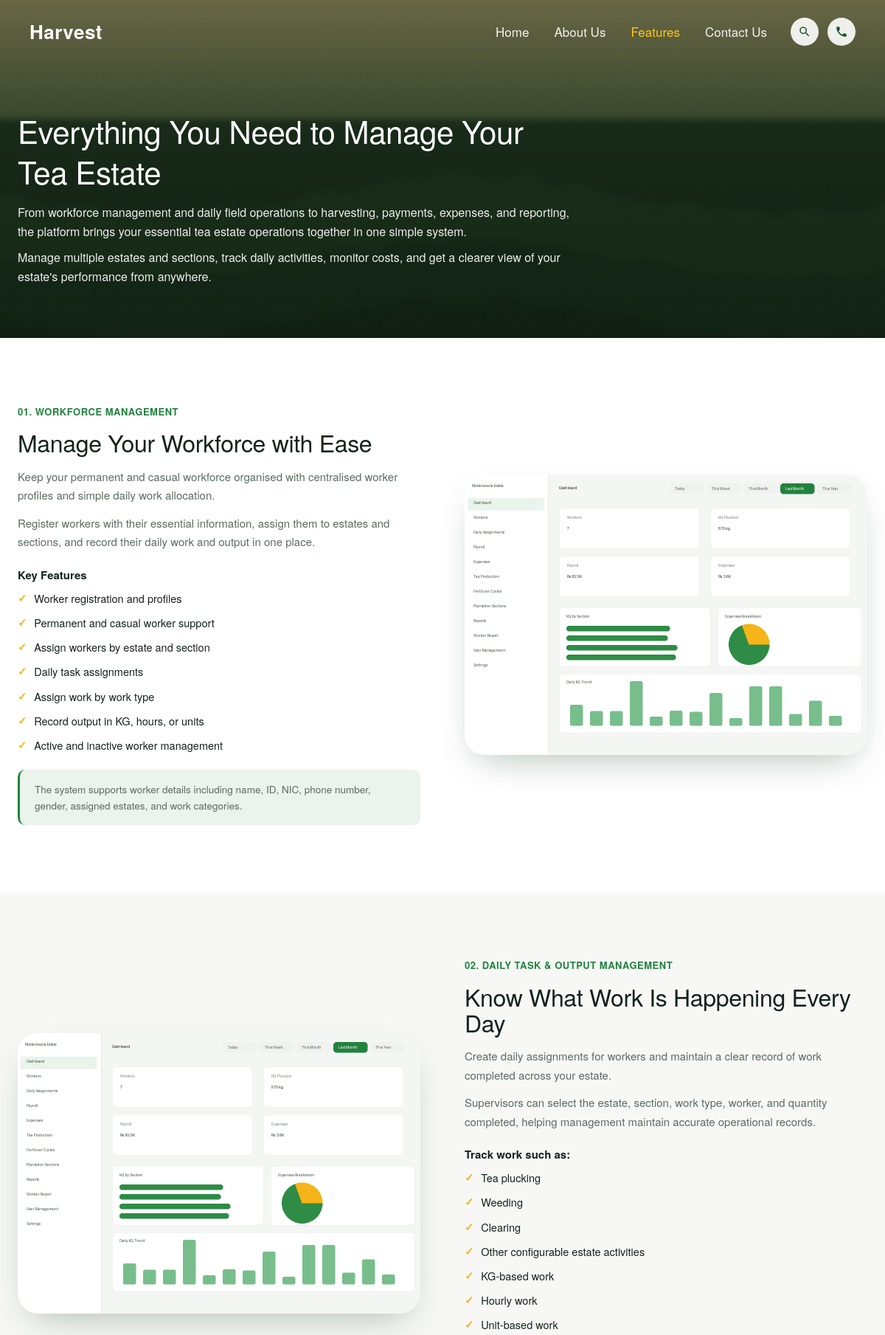
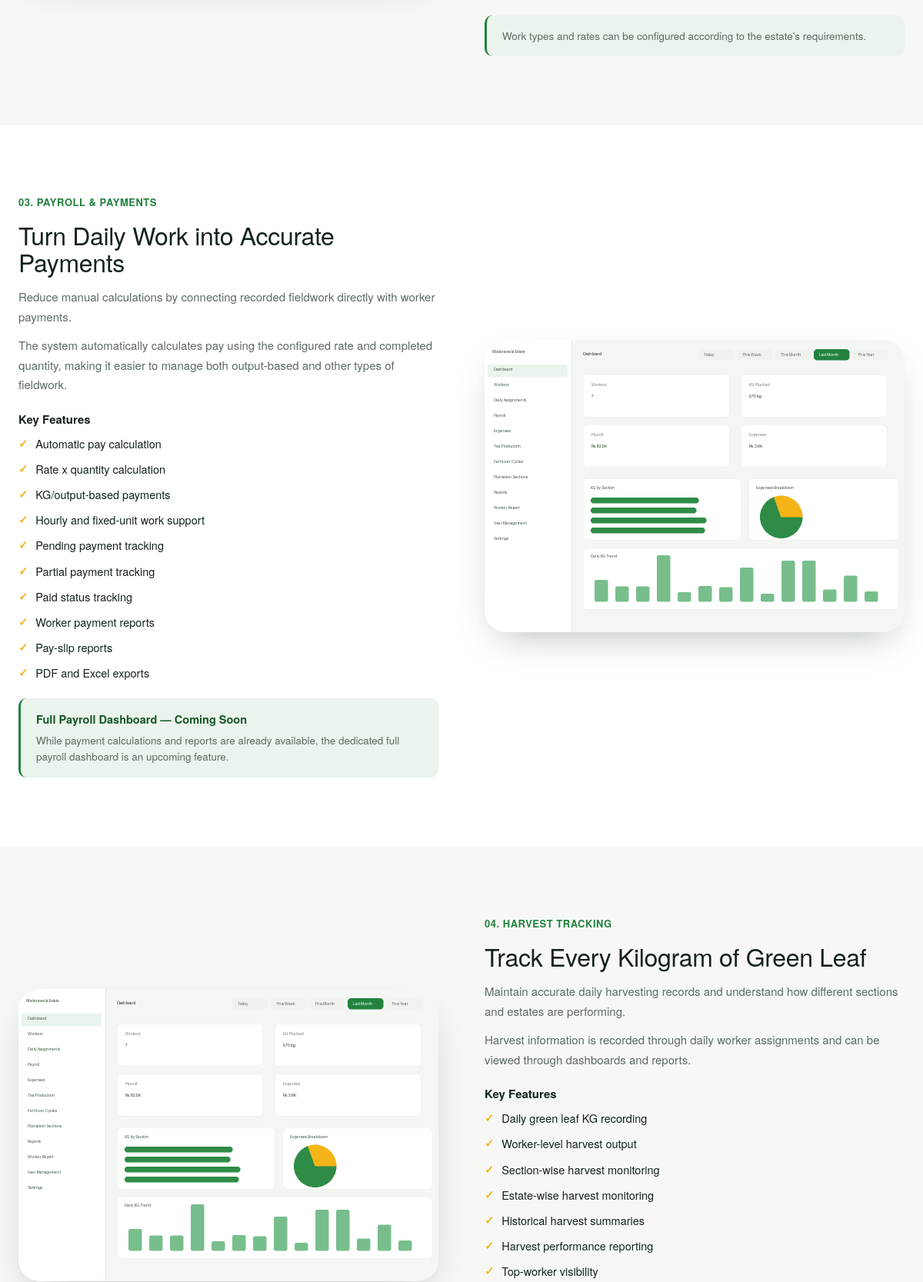
The page /features.php (upper part) on the database its author committed (2 pictures, top to bottom).
### tables this page shows
CREATE TABLE IF NOT EXISTS `feature_sections` (
  `id` INT(11) NOT NULL AUTO_INCREMENT,
  `kicker` VARCHAR(150) DEFAULT NULL,
  `title` VARCHAR(255) NOT NULL,
  `intro` TEXT DEFAULT NULL,
  `body` TEXT DEFAULT NULL,
  `list1_heading` VARCHAR(150) DEFAULT NULL,
  `list1_items` TEXT DEFAULT NULL,
  `list2_heading` VARCHAR(150) DEFAULT NULL,
  `list2_items` TEXT DEFAULT NULL,
  `note` TEXT DEFAULT NULL,
  `image` VARCHAR(255) DEFAULT NULL,
  `sort_order` INT(11) NOT NULL DEFAULT 0,
  `is_active` TINYINT(1) NOT NULL DEFAULT 1,
  PRIMARY KEY (`id`)
);

### includes/functions.php (called while the page is built, shortened)
<?php
require_once __DIR__ . '/config.php';
function get_settings(): array
{
    global $pdo;
    static $cache = null;
    if ($cache !== null) {
        return $cache;
    }
    $cache = [];
    $rows = $pdo->query("SELECT setting_key, setting_value FROM settings")->fetchAll();
    foreach ($rows as $row) {
        $cache[$row['setting_key']] = $row['setting_value'];
    }
    return $cache;
}
function setting(string $key, string $default = ''): string
{
    $settings = get_settings();
    return isset($settings[$key]) && $settings[$key] !== '' ? $settings[$key] : $default;
}
function e(?string $value): string
{
    return htmlspecialchars((string)$value, ENT_QUOTES, 'UTF-8');
}
function resolve_image_url(string $value, string $fallback = ''): string
{
    if ($value === '') {
        return $fallback;
    }
    return UPLOAD_URL . ltrim($value, '/');
}
function image_url(string $key, string $fallback = ''): string
{
    return resolve_image_url(setting($key, ''), $fallback);
}
function get_feature_sections(): array
{
    global $pdo;
    return $pdo->query(
        "SELECT * FROM feature_sections WHERE is_active = 1 ORDER BY sort_order ASC, id ASC"
    )->fetchAll();
}
    ?>

### includes/maintenance-gate.php (called while the page is built, shortened)
<?php
if (setting('maintenance_mode') === '1' && empty($_SESSION['admin_id'])) {
    http_response_code(503);
    header('Retry-After: 3600');
    $mTitle = setting('maintenance_title', 'We\'ll be right back');
    $mMsg   = setting('maintenance_message', 'We\'re currently performing scheduled maintenance. Please check back shortly.');
    $mBrand = setting('brand_name', 'Harvest');
    ?>
<!DOCTYPE html>
<html lang="en">
<head>
<meta charset="UTF-8">
<meta name="viewport" content="width=device-width, initial-scale=1.0">
<title><?= e($mTitle) ?> — <?= e($mBrand) ?></title>
<style>
  * { margin: 0; padding: 0; box-sizing: border-box; }
  body {
    min-height: 100vh; display: flex; align-items: center; justify-content: center;
    background: #0f3d1e; color: #fff; font-family: "Helvetica Neue", Helvetica, Arial, sans-serif; text-align: center; padding: 24px;
  }
  .m-box { max-width: 480px; }
  .m-brand { font-family: "Helvetica Neue", Helvetica, Arial, sans-serif; font-weight: 600; font-size: 22px; margin-bottom: 28px; color: #f5b418; }
  h1 { font-family: "Helvetica Neue", Helvetica, Arial, sans-serif; font-weight: 300; font-size: 32px; margin-bottom: 14px; }
  p { font-size: 15px; line-height: 1.6; color: #d7e2da; }
</style>
</head>
<body>
  <div class="m-box">
    <div class="m-brand"><?= e($mBrand) ?> Pro</div>
    <h1><?= e($mTitle) ?></h1>
    <p><?= nl2br_e($mMsg) ?></p>
  </div>
</body>
</html>
<?php
    exit;
}

### features.php (the view, shortened to what this page needs)
<?php
require_once __DIR__ . '/includes/functions.php';
require_once __DIR__ . '/includes/maintenance-gate.php';
$fpTitle  = setting('features_page_title', 'Everything You Need to Manage Your Tea Estate');
$fpPara1  = setting('features_page_para_1', '');
$fpPara2  = setting('features_page_para_2', '');
$fpBanner = image_url('features_page_bg_image', 'assets/images/hero-bg.jpg');
$sections = get_feature_sections();
?>
<!DOCTYPE html>
<html lang="en">
<head>
<link rel="stylesheet" href="assets/css/style.css?v=1.0">
</head>
<body>
<?php $activeNav = 'features'; require __DIR__ . '/includes/site-nav.php'; ?>
<header class="page-banner" style="background-image:linear-gradient(rgba(10,20,12,.5),rgba(10,20,12,.68)),url('<?= e($fpBanner) ?>');">
  <div class="container">
    <div class="page-banner-inner" style="max-width:760px;">
      <h1><?= e($fpTitle) ?></h1>
      <?php if ($fpPara1): ?><p><?= e($fpPara1) ?></p><?php endif; ?>
      <?php if ($fpPara2): ?><p style="margin-top:10px;"><?= e($fpPara2) ?></p><?php endif; ?>
    </div>
  </div>
</header>
<div class="feature-rows">
  <?php foreach ($sections as $i => $s):
      $img = resolve_image_url($s['image'] ?? '', 'assets/images/dashboard.png');
      $list1Items = array_filter(array_map('trim', explode("\n", $s['list1_items'] ?? '')));
      $list2Items = array_filter(array_map('trim', explode("\n", $s['list2_items'] ?? '')));
      $noteParts  = $s['note'] ? explode('|', $s['note'], 2) : [];
  ?>
    <section class="feature-row section">
      <div class="container feature-row-inner">
        <div class="feature-text">
          <?php if (!empty($s['kicker'])): ?>
            <span class="feature-kicker"><?= e(sprintf('%02d.', $i + 1)) ?> <?= e($s['kicker']) ?></span>
          <?php endif; ?>
          <h2><?= e($s['title']) ?></h2>
          <?php if (!empty($s['intro'])): ?><p><?= e($s['intro']) ?></p><?php endif; ?>
          <?php if (!empty($s['body'])): ?><p><?= e($s['body']) ?></p><?php endif; ?>
          <?php if ($list1Items): ?>
            <?php if (!empty($s['list1_heading'])): ?><h4 class="feature-list-heading"><?= e($s['list1_heading']) ?></h4><?php endif; ?>
            <ul class="feature-list">
              <?php foreach ($list1Items as $item): ?><li><span class="tick">&#10003;</span> <?= e($item) ?></li><?php endforeach; ?>
            </ul>
          <?php endif; ?>
          <?php if ($list2Items): ?>
            <ul class="feature-list">
              <?php foreach ($list2Items as $item): ?><li><span class="tick">&#10003;</span> <?= e($item) ?></li><?php endforeach; ?>
            </ul>
          <?php endif; ?>
          <?php if ($noteParts): ?>
            <div class="feature-note">
              <?php if (count($noteParts) > 1): ?>
                <strong><?= e(trim($noteParts[0])) ?></strong><?= e(trim($noteParts[1])) ?>
              <?php else: ?>
                <?= e(trim($noteParts[0])) ?>
              <?php endif; ?>
            </div>
          <?php endif; ?>
        </div>
        <div class="feature-media" style="background-image:url('<?= e($img) ?>');"></div>
      </div>
    </section>
  <?php endforeach; ?>
</div>
<?php require __DIR__ . '/includes/site-footer.php'; ?>

### assets/css/style.css (style rules this page uses)
:root { --green-900: #0f3d1e; --green-800: #14562a; --green-700: #1c6b34; --green-600: #22823f; --green-500: #2f9d4e; --green-050: #eaf3ec; --gold: #f5b418; --gold-soft: #f6c243; --ink: #14231a; --muted: #5c6b60; --line: #e3e8e3; --white: #ffffff; --cream: #f7f8f6; --radius: 18px; --radius-lg: 28px; --shadow: 0 20px 50px -20px rgba(15, 45, 25, .35); --maxw: 1200px; }
* { margin: 0; padding: 0; box-sizing: border-box; }
html { scroll-behavior: smooth; }
body { font-family: "Helvetica Neue", Helvetica, Arial, sans-serif; color: var(--ink); background: var(--white); line-height: 1.6; overflow-x: hidden; }
h1, h2, h3, h4, h5, h6 { font-family: "Helvetica Neue", Helvetica, Arial, sans-serif; font-weight: 300; }
ul { list-style: none; }
.container { width: 100%; max-width: var(--maxw); margin: 0 auto; padding: 0 24px; }
.section { padding: 90px 0; }
.hero-title, .why-heading, .features-title, .how-title, .cta-title, .page-banner h1, .feature-text h2, .about-story-panel h2, .partners-head h2, .why-choose-title, .contact-form-inner h2 { line-height: 1.08; letter-spacing: -.01em; }
.page-banner { background-size: cover; background-position: center; color: #fff; padding: 150px 0 70px; }
.page-banner-inner { max-width: 700px; text-align: left; }
.page-banner h1 { font-size: 42px; line-height: 1.3; margin-bottom: 16px; }
.page-banner p { opacity: .92; font-size: 16px; }
.feature-row:nth-of-type(even) { background: var(--cream); }
.feature-row-inner { display: grid; grid-template-columns: 1fr 1fr; gap: 60px; align-items: center; }
.feature-row:nth-of-type(even) .feature-media { order: -1; }
.feature-kicker { display: block; color: var(--green-600); font-weight: 600; font-size: 13px; letter-spacing: .04em; text-transform: uppercase; margin-bottom: 14px; }
.feature-text h2 { font-size: 32px; margin-bottom: 16px; }
.feature-text p { color: var(--muted); font-size: 15px; line-height: 1.7; margin-bottom: 12px; }
.feature-list-heading { font-size: 15px; font-weight: 600; color: var(--ink); margin: 20px 0 8px; }
.feature-list { list-style: none; margin: 6px 0 0; padding: 0; }
.feature-list li { display: flex; align-items: flex-start; gap: 10px; font-size: 14.5px; color: var(--ink); margin-bottom: 10px; }
.feature-list .tick { color: var(--gold); font-weight: 700; flex-shrink: 0; }
.feature-note { margin-top: 22px; padding: 16px 20px; background: var(--green-050); border-left: 3px solid var(--green-600); border-radius: 10px; font-size: 13.5px; color: var(--muted); line-height: 1.6; }
.feature-note strong { display: block; color: var(--green-800); font-size: 14.5px; margin-bottom: 4px; }
.feature-media { border-radius: var(--radius-lg); background-size: cover; background-position: center; min-height: 380px; box-shadow: var(--shadow); }

### rows shown on the page
feature_sections: i "01.", kicker "WORKFORCE MANAGEMENT", title "Manage Your Workforce with Ease", intro "Keep your permanent and casual workforce organised with centralised worker profiles and simple daily work allocation.", body "Register workers with their essential information, assign them to estates and sections, and record their daily work and output in one place.", list1_heading "Key Features", list1_items "Worker registration and profiles", list1_items "Permanent and casual worker support", list1_items "Assign workers by estate and section", list1_items "Daily task assignments", list1_items "Assign work by work type", list1_items "Record output in KG, hours, or units", list1_items "Active and inactive worker management", note "The system supports worker details including name, ID, NIC, phone number, gender, assigned estates, and work categories."
feature_sections: i "02.", kicker "DAILY TASK & OUTPUT MANAGEMENT", title "Know What Work Is Happening Every Day", intro "Create daily assignments for workers and maintain a clear record of work completed across your estate.", body "Supervisors can select the estate, section, work type, worker, and quantity completed, helping management maintain accurate operational records.", list1_heading "Track work such as:", list1_items "Tea plucking", list1_items "Weeding", list1_items "Clearing", list1_items "Other configurable estate activities", list2_items "KG-based work", list2_items "Hourly work", list2_items "Unit-based work", note "Work types and rates can be configured according to the estate's requirements."
feature_sections: i "03.", kicker "PAYROLL & PAYMENTS", title "Turn Daily Work into Accurate Payments", intro "Reduce manual calculations by connecting recorded fieldwork directly with worker payments.", body "The system automatically calculates pay using the configured rate and completed quantity, making it easier to manage both output-based and other types of fieldwork.", list1_heading "Key Features", list1_items "Automatic pay calculation", list1_items "Rate x quantity calculation", list1_items "KG/output-based payments", list1_items "Hourly and fixed-unit work support", list1_items "Pending payment tracking", list1_items "Partial payment tracking", list1_items "Paid status tracking", list1_items "Worker payment reports", list1_items "Pay-slip reports", list1_items "PDF and Excel exports", note "Full Payroll Dashboard — Coming Soon", note "While payment calculations and reports are already available, the dedicated full payroll dashboard is an upcoming feature."
feature_sections: i "04.", kicker "HARVEST TRACKING", title "Track Every Kilogram of Green Leaf", intro "Maintain accurate daily harvesting records and understand how different sections and estates are performing.", body "Harvest information is recorded through daily worker assignments and can be viewed through dashboards and reports.", list1_heading "Key Features", list1_items "Daily green leaf KG recording", list1_items "Worker-level harvest output", list1_items "Section-wise harvest monitoring", list1_items "Estate-wise harvest monitoring", list1_items "Historical harvest summaries", list1_items "Harvest performance reporting", list1_items "Top-worker visibility"

### other values the page prints
$brandName "Harvest"
$fpTitle "Everything You Need to Manage Your Tea Estate"
$fpPara1 "From workforce management and daily field operations to harvesting, payments, expenses, and reporting, the platform brings your essential tea estate operations together in one simple system."
$fpPara2 "Manage multiple estates and sections, track daily activities, monitor costs, and get a clearer view of your estate's performance from anywhere."
